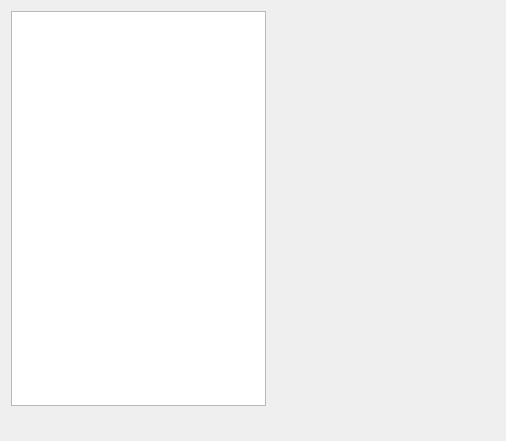
<?xml version="1.0" encoding="UTF-8"?>
<ui version="4.0">
 <class>ConnectionsPage</class>
 <widget class="QWizardPage" name="ConnectionsPage">
  <property name="geometry">
   <rect>
    <x>0</x>
    <y>0</y>
    <width>506</width>
    <height>441</height>
   </rect>
  </property>
  <property name="windowTitle">
   <string>WizardPage</string>
  </property>
  <property name="styleSheet">
   <string notr="true"/>
  </property>
  <property name="title">
   <string>Подключение к центрально базе</string>
  </property>
  <property name="subTitle">
   <string>Выберите клиента  из списка</string>
  </property>
  <layout class="QGridLayout" name="gridLayout">
   <item row="0" column="0">
    <widget class="QListView" name="listView">
     <property name="editTriggers">
      <set>QAbstractItemView::NoEditTriggers</set>
     </property>
     <property name="alternatingRowColors">
      <bool>true</bool>
     </property>
     <property name="selectionBehavior">
      <enum>QAbstractItemView::SelectRows</enum>
     </property>
    </widget>
   </item>
   <item row="0" column="1">
    <spacer name="horizontalSpacer">
     <property name="orientation">
      <enum>Qt::Horizontal</enum>
     </property>
     <property name="sizeHint" stdset="0">
      <size>
       <width>223</width>
       <height>20</height>
      </size>
     </property>
    </spacer>
   </item>
   <item row="1" column="0" colspan="2">
    <widget class="QLabel" name="labelInfo">
     <property name="font">
      <font>
       <pointsize>12</pointsize>
      </font>
     </property>
     <property name="styleSheet">
      <string notr="true">color: rgb(255, 0, 0);</string>
     </property>
     <property name="text">
      <string/>
     </property>
     <property name="wordWrap">
      <bool>true</bool>
     </property>
    </widget>
   </item>
  </layout>
 </widget>
 <resources/>
 <connections/>
</ui>
